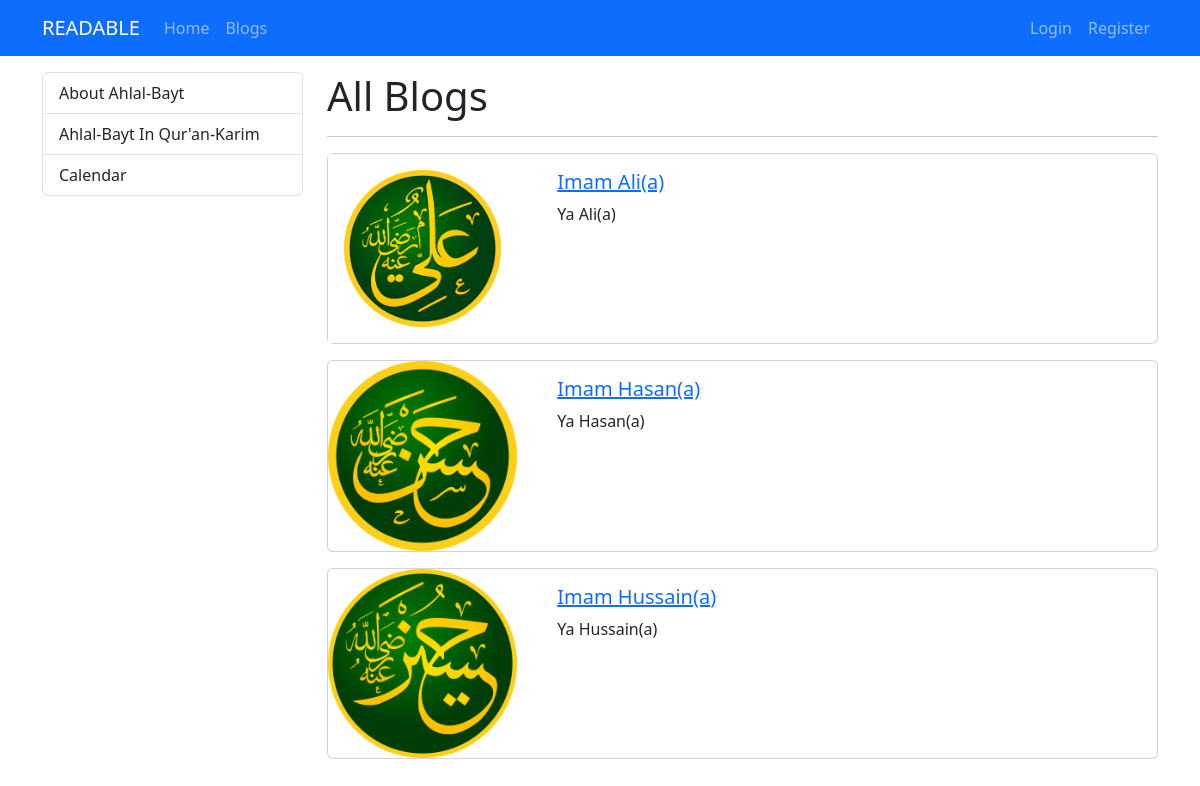
Screenshot of /blogs with the database file from the repository.
### myapp/models.py (models this page shows, shortened)
class Category(models.Model):
    name = models.CharField(max_length = 150)
    slug = models.SlugField(null = False, unique = True, db_index = True, editable = False)

class MyApp(models.Model):
    title = models.CharField(max_length = 200)
    image = models.ImageField(upload_to="myapps")
    description = RichTextField()
    is_active = models.BooleanField(default = False)
    is_home = models.BooleanField(default = False)
    slug = models.SlugField(null = False,blank = True ,unique = True, db_index = True, editable = False)
    categories = models.ManyToManyField(Category)#, related_name='blog_set'

### myapp/views.py (the view)
# urls.py: path("blogs",views.blogs, name = "blogs"),
def blogs(request):
        context = {
         "blogs": MyApp.objects.filter(is_active = True),
         "categories": Category.objects.all()
    }
        return render(request, "myapp/blogs.html", context)

### myapp/templates/myapp/blogs.html (shortened to what this page needs)
{% extends "base.html" %}
{% block content %}
    <div class="container mt-3">
        <div class="row">
            <div class="col-3">
                {% include "partials/_categories.html" %}
            </div>
            <div class="col-9">
                <h1>All Blogs</h1>
                <hr>
                {% if blogs|length > 0 %}
                    {% for blog in blogs %}
                        {% if blog.is_active %}
                            {% include 'myapp/partials/_blog.html' %}
                        {% endif %}
                    {% endfor %}
                {% else %}
                    <div class="alert alert-warning">No Blogs</div>
                {% endif %}
            </div>
        </div>
    </div>
{% endblock %}

### templates/partials/_categories.html
<div class="list-group">
    {% for category in categories %}
        {% if category.slug == selected_category %}
            <a class="list-group-item list-group-item-action active" href="{% url 'blogs_by_category' category.slug %}">{{ category.name|title }}</a>
        {% else %}
        <a class="list-group-item list-group-item-action" href="{% url 'blogs_by_category' category.slug %}">{{ category.name|title }}</a>
        {% endif %}
    {% endfor %}
</div>

### myapp/templates/myapp/partials/_blog.html (shortened to what this page needs)
{% load static %}
<div class = "card mb-3">
    <div class="row">
        <div class="col-md-3">
            <img src="{{ blog.image.url }}" class="img-fluid"></img>
        </div>
        <div class="col-md-9">
            <div class="card-body">
                <h5 class="card-title">
                    <a href = "{% url 'blog_details' blog.slug %}">
                        {{blog.title}}
                </h5>
                <p class="card-text">{{blog.description|striptags|slice:"0:50"}}</p>
            </div>
        </div>
    </div>
</div>

### rows the page displays
Category: name "About Ahlal-Bayt"
Category: name "Ahlal-Bayt In Qur'an-Karim"
Category: name "Calendar"
MyApp: image (picture), title "Imam Ali(a)", description "Ya Ali(a)"
MyApp: image (picture), title "Imam Hasan(a)", description "Ya Hasan(a)"
MyApp: image (picture), title "Imam Hussain(a)", description "Ya Hussain(a)"
